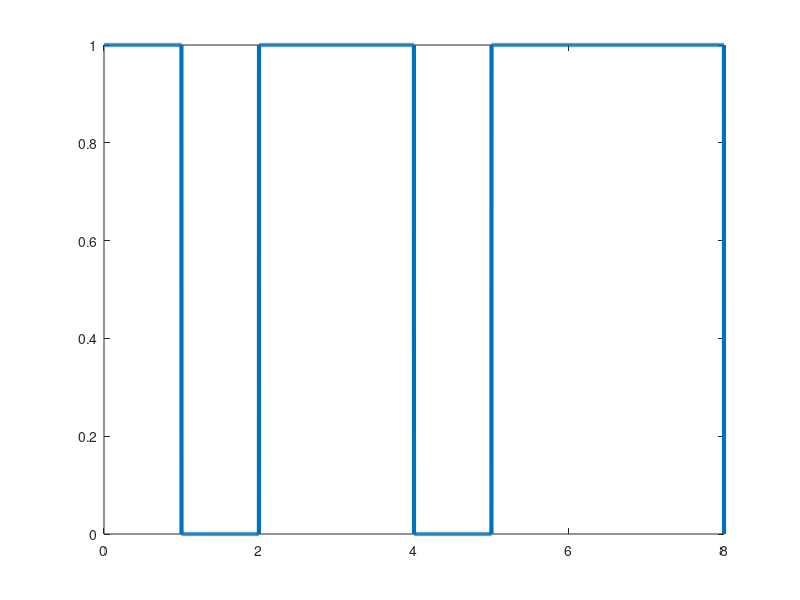

Recreate this plot in MATLAB.
%bits = input('prompt');
bits=[1 0 1 1 0 1 1 1];
bitrate = 1;
n = 1000; 
T = length(bits)/bitrate;
N = n*length(bits);
dt = T/N;
t = 0:dt:T;
x = zeros(1,length(t));

for i=1:length(bits)
  if bits(i)==1
    x((i-1)*n+1:i*n) = 1;
  end
end
plot(t, x, 'Linewidth', 3);
counter = 0;
result = zeros(1,length(bits));
for i = 1:length(t)
  if t(i)>counter
    counter = counter + 1;
    result(counter) = x(i);
  end
end
disp('NRZ Unipolar Decoding:');
disp(result);
